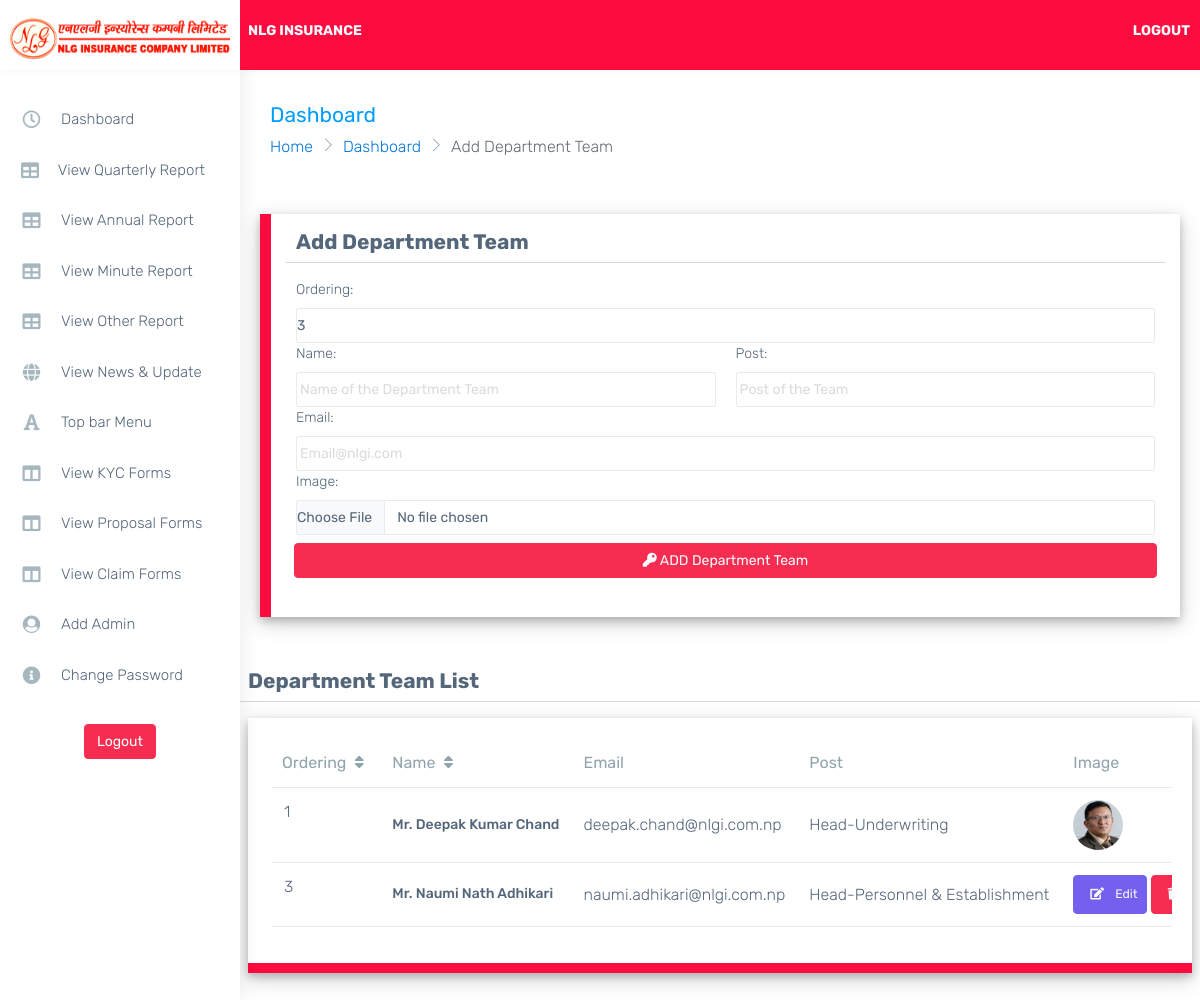
Screenshot of /departmentTeam with the database file from the repository.
### landing/models.py (models this page shows, shortened)
class DepartmentHead(models.Model):
    ordering = models.IntegerField()
    name = models.CharField(max_length=200)
    image = models.ImageField(upload_to = "departmenthead/",null = True, blank = True)
    post = models.CharField(max_length=100,null = True, blank = True)
    email = models.EmailField(max_length=100,null = True, blank = True)
    objects = models.Manager()

### manager/views.py (the view)
# urls.py: path('departmentTeam', views.DepartmentView, name = "departmentTeam"),
def DepartmentView(request):
    form = DepartmentHeadForm()
    branched = DepartmentHead.objects.all().order_by('ordering')
    form.fields['ordering'].initial = DepartmentHead.objects.all().count() + 1
    dist = {
        'form':form,
        'bod':branched,
    }
    if request.method == 'POST':
        forms = DepartmentHeadForm(request.POST, request.FILES or None)
        if forms.is_valid():
            forms.save()
            messages.success(request, "Department Team Saved Succesfully")
            return HttpResponseRedirect(reverse('manager:departmentTeam'))
        else:
            messages.success(request, "Something went Wrong")
            return render(request, 'manager/departmentTeam.html',dist )
    else:
        return render(request, 'manager/departmentTeam.html',dist )

### manager/forms.py
class DepartmentHeadForm(forms.ModelForm):
    class Meta:
        model = DepartmentHead
        fields = ('__all__')
        widgets = {
            'ordering':forms.NumberInput(attrs={'class':'form-control ps-0 form-control-line'}),
            'name':forms.TextInput(attrs={'class':'form-control ps-0 form-control-line', 'placeholder':'Name of the Department Team'}),
            'image':forms.FileInput(attrs={'class':'form-control ps-0 form-control-line'}),
            'post':forms.TextInput(attrs={'class':'form-control ps-0 form-control-line', 'placeholder':'Post of the Team'}),
            'email':forms.TextInput(attrs={'class':'form-control ps-0 form-control-line', 'placeholder':'Email@nlgi.com'}),
        }

### templates/manager/departmentTeam.html (shortened to what this page needs)
{% extends "manager/dashboard.html" %}
{% block inner %}
<div class="page-breadcrumb">
    <div class="row align-items-center">
        <div class="col-md-6 col-8 align-self-center">
            <h3 class="page-title mb-0 p-0">Dashboard</h3>
            <div class="d-flex align-items-center">
                <nav aria-label="breadcrumb">
                    <ol class="breadcrumb">
                        <li class="breadcrumb-item"><a href="{%url 'landing:landing'%}">Home</a></li>
                        <li class="breadcrumb-item"><a href="{%url 'manager:dashboard'%}">Dashboard</a></li>
                        <li class="breadcrumb-item active" aria-current="page">Add Department Team</li>
                    </ol>
                </nav>
            </div>
        </div>
    </div>
</div>
<form action="" method="post" style="width: 100%; padding: 30px;" enctype="multipart/form-data">
    <div class="row  formbox" >
        <H3>Add Department Team</H3>
        <hr>
        <div class="col-12">
            {{form.ordering.label_tag}}
            {{form.ordering}}
        </div>
        <div class="col-6">
            {{form.name.label_tag}}
            {{form.name}}
        </div>
        <div class="col-6">
            {{form.post.label_tag}}
            {{form.post}}
        </div>
        <div class="col-12">
            {{form.email.label_tag}}
            {{form.email}}
        </div>
        <div class="col-12">
            {{form.image.label_tag}}
            {{form.image}}
        </div>
        <br>
        <div class="p-2 d-grid">
            <button class="btn btn-danger btn-block text-light mb-3" id="submit"> <i class="fa fa-key"></i> ADD Department Team </button>
        </div>
    </div>
</form>
<br>
<div class="row ps-2 pe-2">
    <H3>Department Team List</H3>
    <hr>
    <div class="col-sm-12">
        <div class="card">
            <div class="card-body">
                <div class="table-responsive">
                    <table class="table stylish-table no-wrap" id="tableSort">
                        <thead>
                            <tr>
                                <th class="border-top-0" onclick=sortTableNum(0)>Ordering <i class="fa fa-sort p-1">
                                <th class="border-top-0" onclick="sortTable(1)"> Name <i class="fa fa-sort p-1"></i></th>
                                <th class="border-top-0">Email</th>
                                <th class="border-top-0">Post</th>
                                <th class="border-top-0"> Image</th>
                            </tr>
                        </thead>
                        <tbody>
                            {% for i in bod %}
                                <tr>
                                    <td>
                                        {{i.ordering}}
                                    </td>
                                    <td class="align-middle">
                                        <h6> {{i.name}} </h6>
                                    </td>
                                    <td class="align-middle">{{i.email}}</td>
                                    <td class="align-middle">{{i.post}}</td>
                                    {% if i.image %}
                                        <td class="align-middle">
                                            <img src="{{i.image.url}}" alt="" srcset="" style="height: 50px; width: 50px; border-radius: 50%;">
                                        </td>
                                    {% endif %}
                                    <td class="align-middle">
                                        <a href="{%url 'manager:editDepartment' i.id%}">
                                            <button class="text-light btn btn-sm btn-primary">
                                                <i class="fa fa-edit p-2"></i>
                                                    Edit
                                            </button>
                                        </a>
                                        <button class=" text-light btn btn-sm  btn-danger btn-danger" data-bs-toggle="modal" data-bs-target="#exampleModal{{i.id}}">
                                            <i class="fa fa-trash p-2"></i>
                                        </button>
                                    </td>
                                </tr>
                            {% endfor %}
                        </tbody>
                    </table>
                </div>
            </div>
        </div>
    </div>
</div>
{% endblock inner %}

### templates/manager/dashboard.html (style rules this page uses)
.card { box-shadow: 0 4px 8px 0 rgb(0 0 0 / 20%), 0 6px 20px 0 rgb(0 0 0 / 19%)!important; }
.formbox { background-color: white; padding: 15px; box-shadow: 0 4px 8px 0 rgb(0 0 0 / 20%), 0 6px 20px 0 rgb(0 0 0 / 19%)!important; }
.card { border-bottom: 10px solid #fb0b3e; cursor: pointer; }
.formbox { border-left: 11px solid #fb0b3e; }
*::placeholder { color: rgb(219, 219, 219)!important; padding-left: 3px; }

### templates/manager/departmentTeam.html (style rules this page uses)
.form-control { width: 100%; }

### rows the page displays
DepartmentHead: ordering "1", name "Mr. Deepak Kumar Chand", email "deepak.chand@nlgi.com.np", post "Head-Underwriting", image (picture)
DepartmentHead: ordering "3", name "Mr. Naumi Nath Adhikari", email "naumi.adhikari@nlgi.com.np", post "Head-Personnel & Establishment"
